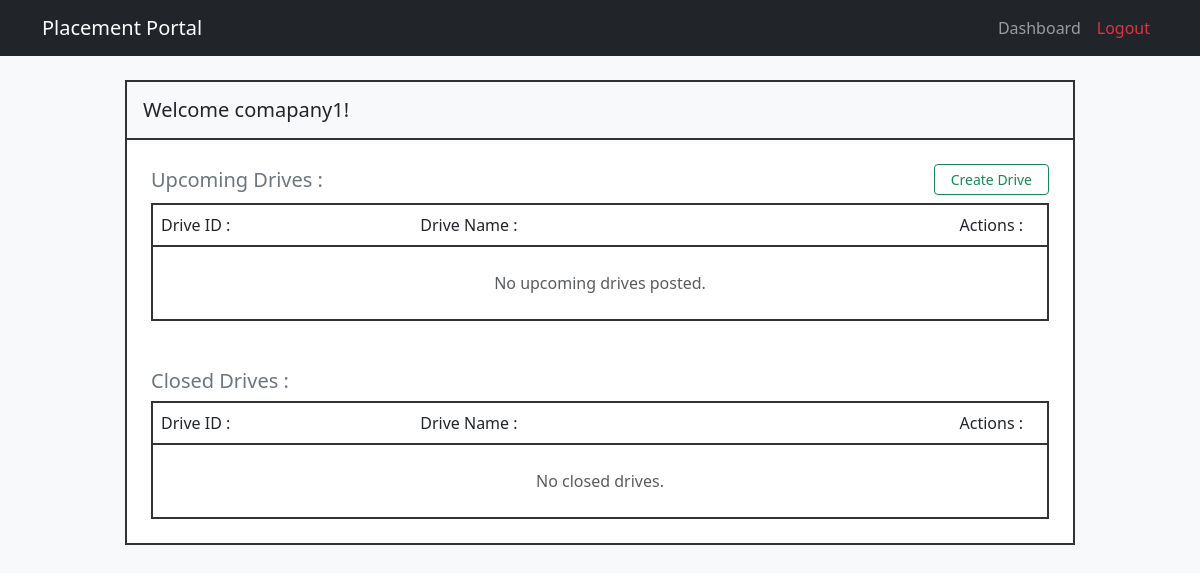
The app's page /company/dashboard (signed in), older data.
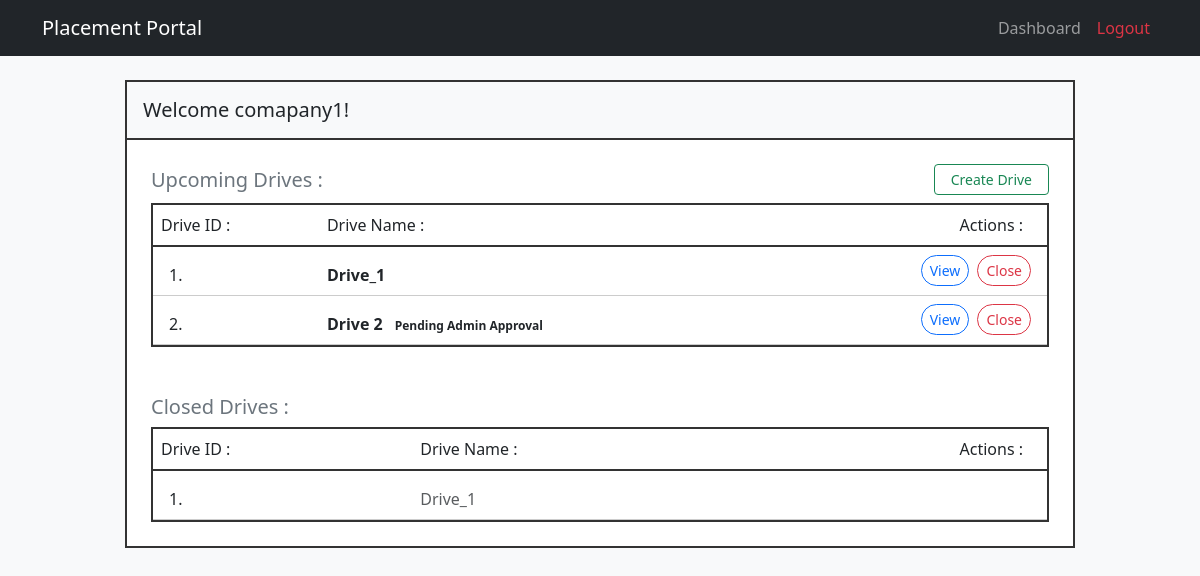
The same page, newer data.
### models.py (models this page shows, shortened)
class PlacementDrive(db.Model):
    __tablename__ = 'placement_drive'
    id = db.Column(db.Integer, primary_key=True, autoincrement=True)
    name = db.Column(db.String(255), nullable=False)
    comp_id = db.Column(db.Integer, db.ForeignKey('company.company_id'), nullable=False)
    job_title = db.Column(db.String(255), nullable=False)
    job_desc = db.Column(db.String(255), nullable=False)
    min_cgpa = db.Column(db.Numeric(4, 2))
    eligible_grad_yr = db.Column(db.Integer)
    salary = db.Column(db.Integer)
    location = db.Column(db.String(255))
    deadline = db.Column(db.DateTime, nullable=False)
    status = db.Column(db.String(50), nullable=False, default='Pending') #Pending/Approved/Rejected/Closed
    remarks = db.Column(db.String(255))
    created_at = db.Column(db.DateTime, nullable=False, default=datetime.now)
    updated_at = db.Column(db.DateTime, default=datetime.now, onupdate=datetime.now)
    applications = db.relationship('Application', backref='drive')
    eligible_departments = db.relationship('EligibleDepartments', backref='placement_drive', cascade='all, delete-orphan')

### app.py (the view)
@app.route('/company/dashboard')
@login_required
def company_dashboard():
    if not current_user.is_authenticated or not current_user.get_id().startswith('company_'):
        return "Unauthorized Access : Not a Company ", 403
    if current_user.approval_status == 'pending':
        logout_user()
        flash('Company registration not yet approved by admin', 'warning')
        return redirect(url_for('login'))
    if current_user.approval_status == 'rejected':
        logout_user()
        flash('Company registration rejected by admin', 'danger')
        return redirect(url_for('login'))
    if current_user.is_blacklisted:
        logout_user()
        flash('Company is blacklisted', 'danger')
        return redirect(url_for('login'))
    company = Company.query.filter_by(company_id=current_user.company_id).first()
    if not company:
        flash('Company profile not found', 'danger')
        return redirect(url_for('login'))
    drives = PlacementDrive.query.filter_by(comp_id=company.company_id).all()
    drive_ids = []
    for i in drives:
        drive_ids.append(i.id)
    if drive_ids:
        applications = Application.query.filter(Application.drive_id.in_(drive_ids)).all()
    else:
        applications = []
    upcoming_drives = PlacementDrive.query.filter(
        PlacementDrive.comp_id == company.company_id,
        PlacementDrive.status.in_(['Active', 'Pending', 'approved'])
    ).all()
    closed_drives = PlacementDrive.query.filter(
        PlacementDrive.comp_id == company.company_id,
        PlacementDrive.status.in_(['Closed', 'Rejected'])
    ).all()
    return render_template('company_dashboard.html', company=company, upcoming_drives=upcoming_drives, closed_drives=closed_drives, applications=applications)

### app.py (called while the page is built)
@login_manager.user_loader #Run this fn everytime the user clicks a new page
def load_user(user_id):
    try:
        role, uid = user_id.split('_', 1)
        if role == 'admin':
            return Admin.query.get(int(uid))
        elif role == 'student':
            return Student.query.get(uid)
        elif role == 'company':
            return Company.query.get(int(uid))
    except Exception as e:
        return None
    return None

### models.py (called while the page is built)
    def get_id(self):
        return f"company_{self.company_id}"

### templates/company_dashboard.html (shortened to what the changed rows need)
{% extends "base.html" %}
{% block content %}
<div class="row justify-content-center mt-4 mb-5">
    <div class="col-lg-10 p-0 bg-white" style="border: 2px solid #333;">
        <div class="p-4">
            <div class="mb-5">
                <div style="border: 2px solid #333;">
                    <table class="table table-borderless mb-0">
                        <thead class="bg-light" style="border-bottom: 2px solid #333;">
                            <tr>
                                <th class="fw-normal pb-2 pt-2">Drive ID :</th>
                                <th class="fw-normal pb-2 pt-2">Drive Name :</th>
                                <th class="fw-normal pb-2 pt-2 text-end pe-4">Actions :</th>
                            </tr>
                        </thead>
                        <tbody>
                            {% for drive in upcoming_drives %}
                            <tr style="border-bottom: 1px solid #ccc;">
                                <td class="pt-3 ps-3">{{ loop.index }}.</td>
                                <td class="pt-3 text-dark fw-bold">
                                    {{ drive.name }}
                                    {% if drive.status == 'Pending' %}
                                        <span class="badge text-dark">Pending Admin Approval</span>
                                    {% endif %}
                                </td>
                                <td class="text-end pt-2 pb-2 pe-3" style="white-space: nowrap;">
                                    <a href="{{ url_for('company_drive_action', action='fetch_applications', drive_id=drive.id) }}" class="btn btn-sm btn-outline-primary rounded-pill px-2">View</a>
                                    <a href="{{ url_for('company_drive_action', action='close', drive_id=drive.id) }}" class="btn btn-sm btn-outline-danger rounded-pill px-2 ms-1">Close</a>
                                </td>
                            </tr>
                            {% else %}
                            <tr>
                                <td colspan="3" class="text-center text-muted pt-4 pb-4">No upcoming drives posted.</td>
                            </tr>
                            {% endfor %}
                        </tbody>
                    </table>
                </div>
            </div>
            <div>
                <div style="border: 2px solid #333;">
                    <table class="table table-borderless mb-0">
                        <thead class="bg-light" style="border-bottom: 2px solid #333;">
                            <tr>
                                <th class="fw-normal pb-2 pt-2">Drive ID : </th>
                                <th class="fw-normal pb-2 pt-2">Drive Name :</th>
                                <th class="fw-normal pb-2 pt-2 text-end pe-4">Actions :</th>
                            </tr>
                        </thead>
                        <tbody>
                            {% for drive in closed_drives %}
                            <tr style="border-bottom: 1px solid #ccc;">
                                <td class="pt-3 ps-3">{{ loop.index }}.</td>
                                <td class="pt-3 text-muted">{{ drive.name }}</td>
                                <td class="text-end pt-2 pb-2 pe-3">
                                </td>
                            </tr>
                            {% else %}
                            <tr>
                                <td colspan="3" class="text-center text-muted pt-4 pb-4">No closed drives.</td>
                            </tr>
                            {% endfor %}
                        </tbody>
                    </table>
                </div>
            </div>
        </div>
    </div>
</div>
{% endblock %}

Row changes from the older to the newer data that the page shows:
added PlacementDrive: name "Drive_1", shown under "Upcoming Drives :"
added PlacementDrive: name "Drive 2", status "Pending Admin Approval", shown under "Upcoming Drives :"
added PlacementDrive: name "Drive_1", shown under "Closed Drives :"
Text that changed along with them:
text no longer shown: "No upcoming drives posted. No closed drives."
